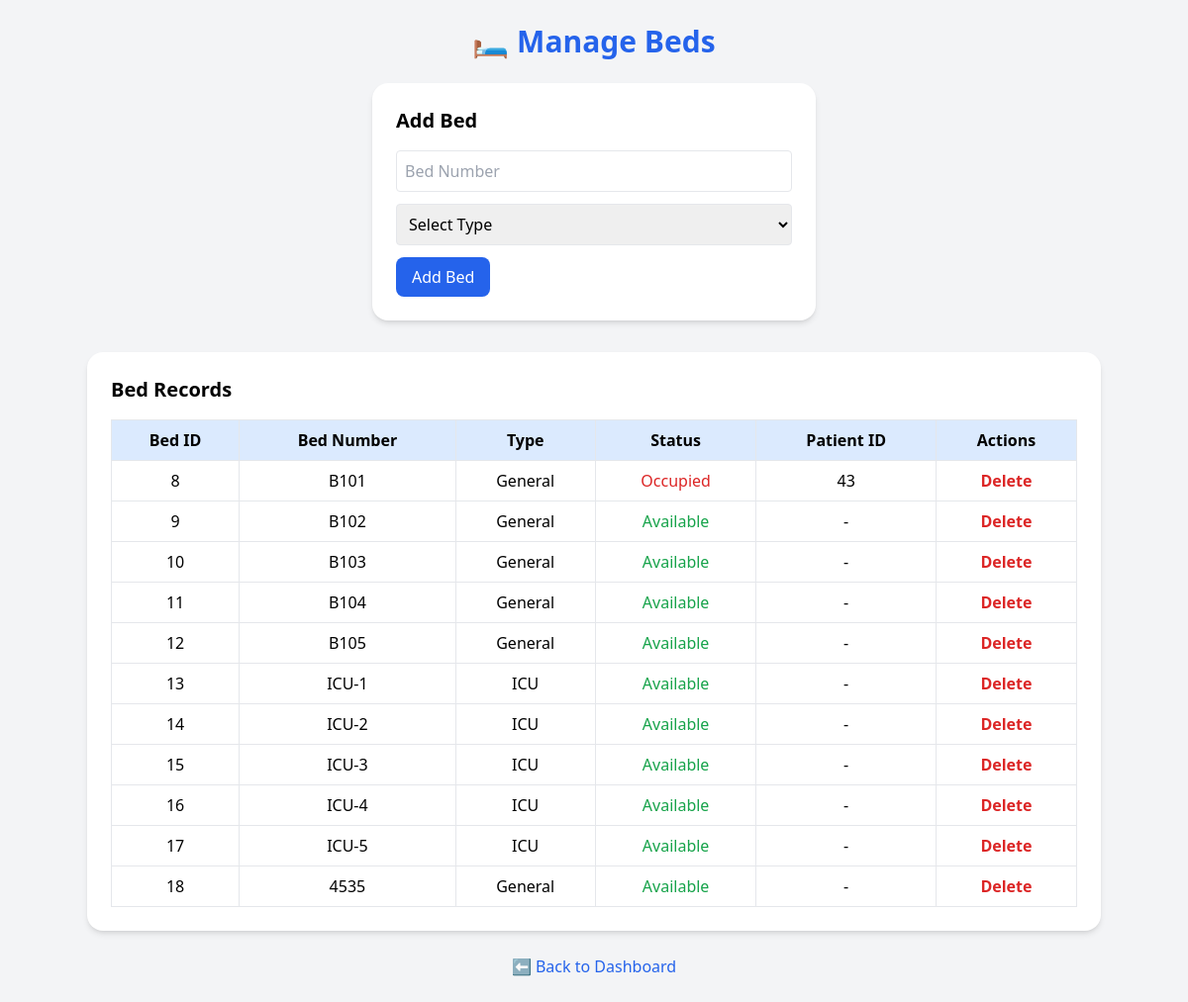
The app's page /beds.php (signed in) with its own data.
### tables this page shows
CREATE TABLE `beds` (
  `bed_id` int(11) NOT NULL AUTO_INCREMENT,
  `bed_number` varchar(10) DEFAULT NULL,
  `status` enum('Available','Occupied') DEFAULT 'Available',
  `patient_id` int(11) DEFAULT NULL,
  `type` enum('General','ICU') DEFAULT 'General',
  PRIMARY KEY (`bed_id`),
  FOREIGN KEY (`patient_id`) REFERENCES `patients` (`patient_id`) ON DELETE SET NULL
);

### beds.php (the view, shortened to what this page needs)
<?php
include('db_connect.php');
$result = $conn->query("SELECT * FROM beds ORDER BY bed_id ASC") or die($conn->error);
?>
<!DOCTYPE html>
<html lang="en">
<head>
  <script src="https://cdn.tailwindcss.com"></script>
</head>
<body class="bg-gray-100 p-6">
<h1 class="text-3xl font-bold text-center text-blue-600 mb-6">🛏️ Manage Beds</h1>
<form method="POST" class="bg-white p-6 rounded-2xl shadow-md max-w-md mx-auto mb-8">
    <h2 class="text-xl font-semibold mb-4">Add Bed</h2>
    <input type="text" name="bed_number" placeholder="Bed Number" required class="w-full p-2 mb-3 border rounded">
    <select name="type" required class="w-full p-2 mb-3 border rounded">
        <option value="">Select Type</option>
    </select>
    <button type="submit" name="add_bed" class="bg-blue-600 text-white px-4 py-2 rounded-lg hover:bg-blue-700">Add Bed</button>
</form>
<div class="bg-white p-6 rounded-2xl shadow-md max-w-5xl mx-auto">
    <h2 class="text-xl font-semibold mb-4">Bed Records</h2>
    <table class="w-full border-collapse text-center">
        <tr class="bg-blue-100">
            <th class="border p-2">Bed ID</th>
            <th class="border p-2">Bed Number</th>
            <th class="border p-2">Type</th>
            <th class="border p-2">Status</th>
            <th class="border p-2">Patient ID</th>
            <th class="border p-2">Actions</th>
        </tr>
        <?php while($row = $result->fetch_assoc()): ?>
        <tr>
            <td class="border p-2"><?= $row['bed_id'] ?></td>
            <td class="border p-2"><?= $row['bed_number'] ?></td>
            <td class="border p-2"><?= $row['type'] ?></td>
            <td class="border p-2 <?= $row['status']=='Occupied'?'text-red-600':'text-green-600' ?>"><?= $row['status'] ?></td>
            <td class="border p-2"><?= $row['patient_id'] ? $row['patient_id'] : '-' ?></td>
            <td class="border p-2">
                <a href="?delete=<?= $row['bed_id'] ?>"
                   class="text-red-600 font-semibold hover:underline"
                   onclick="return confirm('⚠️ Are you sure you want to delete this bed?')">Delete</a>
            </td>
        </tr>
        <?php endwhile; ?>
    </table>
</div>
<div class="text-center mt-6">
    <a href="index.php" class="text-blue-600 hover:underline">⬅ Back to Dashboard</a>
</div>
</body>
</html>

### records on screen
beds: bed_id "8", bed_number "B101", type "General", status "Occupied", patient "43"
beds: bed_id "9", bed_number "B102", type "General", status "Available"
beds: bed_id "10", bed_number "B103", type "General", status "Available"
beds: bed_id "11", bed_number "B104", type "General", status "Available"
beds: bed_id "12", bed_number "B105", type "General", status "Available"
beds: bed_id "13", bed_number "ICU-1", type "ICU", status "Available"
beds: bed_id "14", bed_number "ICU-2", type "ICU", status "Available"
beds: bed_id "15", bed_number "ICU-3", type "ICU", status "Available"
beds: bed_id "16", bed_number "ICU-4", type "ICU", status "Available"
beds: bed_id "17", bed_number "ICU-5", type "ICU", status "Available"
beds: bed_id "18", bed_number "4535", type "General", status "Available"
